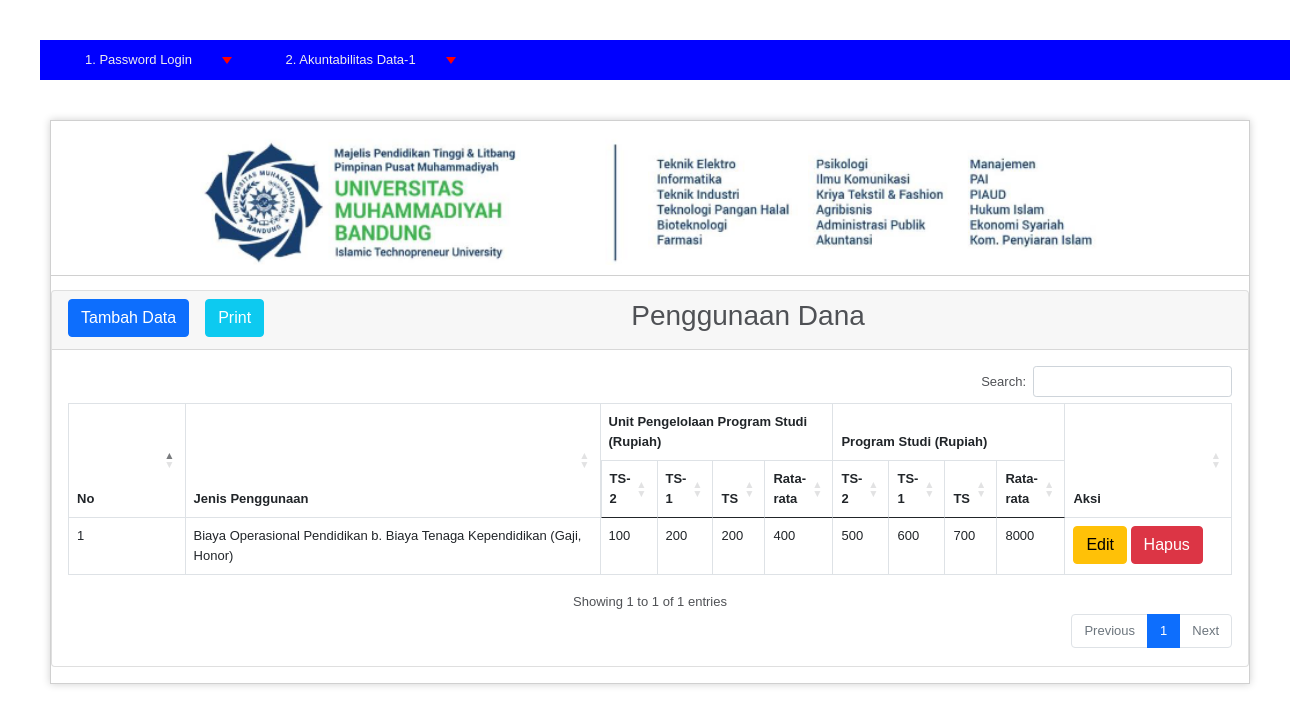
Page /index.php/C03_tb_4/index on the committed database.
### application/controllers/C03_tb_4.php (called while the page is built, shortened)
<?php
class C03_tb_4 extends CI_Controller
{
    public function __construct()
    {
        $this->load->model("M03_tb_4");
        $this->load->library('form_validation');
    }
    public function index()
    {
        $data["tb_4"] = $this->M03_tb_4->getAll();
        $this->load->view("V03_tb-3b1_4/V03_tb_4_list", $data);
    }
}

### index.php (called while the page is built, shortened)
<?php
require_once BASEPATH.'core/CodeIgniter.php';

### application/models/M03_tb_4.php (called while the page is built, shortened)
<?php defined('BASEPATH') OR exit('No direct script access allowed');
class M03_tb_4 extends CI_Model
{
    private $_table = "tb-4";
    public function getAll()
    {
        return $this->db->get($this->_table)->result();
    }
}

### application/views/V03_tb-3b1_4/V03_tb_4_list.php (the view, shortened to what this page needs)
<!doctype html>
<html lang="en">
  <head>
    <link href="https://cdn.jsdelivr.net/npm/bootstrap@5.1.3/dist/css/bootstrap.min.css" rel="stylesheet">
    <link href="https://cdnjs.cloudflare.com/ajax/libs/twitter-bootstrap/5.0.1/css/bootstrap.min.css" rel="stylesheet">
    <link href="https://cdn.datatables.net/1.11.4/css/dataTables.bootstrap5.min.css" rel="stylesheet">
    <link href="https://cdn.datatables.net/buttons/2.2.2/css/buttons.dataTables.min.css" rel="stylesheet">
  </head>
  <body>
    <div class="card mb-3">
        <div class="card-header">
            <a href="<?php echo site_url('/C03_tb_4/add') ?>" class="btn btn-primary float-start">Tambah Data</a>
            <a href="<?php echo site_url('/C03_tb_4/print') ?>" target="_blank" href="#" class=" ms-3 btn btn-info text-white float-start">Print</a>
            <h3>Penggunaan Dana</h3>
        </div>
        <div class="card-body">
            <div class="table-responsive">
                <table class="table table-hover table-bordered" id="dataTable" width="100%" cellspacing="0">
                    <thead>
                        <tr>
                            <th rowspan="2">No</th>
                            <th rowspan="2">Jenis Penggunaan</th>
                            <th colspan="4">Unit Pengelolaan Program Studi (Rupiah)</th>
                            <th colspan="4">Program Studi (Rupiah)</th>
                            <th rowspan="2">Aksi</th>
                        </tr>
                        <tr>
                            <th>TS-2</th>
                            <th>TS-1</th>
                            <th>TS</th>
                            <th>Rata-rata</th>
                            <th>TS-2</th>
                            <th>TS-1</th>
                            <th>TS</th>
                            <th>Rata-rata</th>
                        </tr>
                    </thead>
                    <tbody>
                        <?php
                            $no = 0;
                            foreach ($tb_4 as $data):
                                $no++;
                        ?>
                        <tr>
                            <td width="100">
                                <?php echo $no ?>
                            </td>
                            <td width="400">
                                <?php
                                 if($data->jenis_penggunaan==1){
                                     echo "Biaya Operasional Pendidikan \r\n a. Biaya Dosen (Gaji, Honor)";
                                 }
                                 else if($data->jenis_penggunaan==2){
                                     echo "Biaya Operasional Pendidikan \n b. Biaya Tenaga Kependidikan (Gaji, Honor)";
                                 }
                                ?>
                            </td>
                            <td>
                                <?php echo $data->upps_ts_2 ?>
                            </td>
                            <td>
                                <?php echo $data->upps_ts_1?>
                            </td>
                            <td>
                                <?php echo $data->upps_ts_1?>
                            </td>
                            <td>
                                <?php echo $data->upps_ts_rata?>
                            </td>
                            <td>
                                <?php echo $data->ps_ts_2?>
                            </td>
                            <td>
                                <?php echo $data->ps_ts_1?>
                            </td>
                            <td>
                                <?php echo $data->ps_ts?>
                            </td>
                            <td>
                                <?php echo $data->ps_ts_rata?>
                            </td>
                            <td width="150">
                                <a href="<?php echo site_url('/C03_tb_4/edit/'.$data->id) ?>"
                                    class="btn btn-small btn-warning"><i class="fas fa-edit"></i> Edit</a>
                                <button  onclick="deleteConfirm('<?php echo site_url('/C03_tb_4/delete/'.$data->id) ?>')"
                                    class="btn btn-small btn-danger"><i class="fas fa-trash"></i> Hapus</button>
                            </td>
                        </tr>
                        <?php endforeach; ?>
                    </tbody>
                </table>
            </div>
        </div>
    </div>
  </body>
</html>

### css/background_01.css (style rules this page uses)
body { background-color: #fff; margin: 40px; font: 13px/20px normal Helvetica, Arial, sans-serif; color: #4F5155; }

### rows in the picture
tb-4: jenis_penggunaan "Biaya Operasional Pendidikan", shows "b. Biaya Tenaga Kependidikan (Gaji, Honor)", upps_ts_2 "100", upps_ts_1 "200", upps_ts_rata "400", ps_ts_2 "500", ps_ts_1 "600", ps_ts "700", ps_ts_rata "8000"
